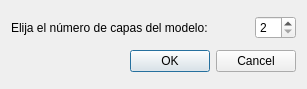
<?xml version="1.0" encoding="UTF-8"?>
<ui version="4.0">
 <class>NewCustomModelDialog</class>
 <widget class="QDialog" name="NewCustomModelDialog">
  <property name="geometry">
   <rect>
    <x>0</x>
    <y>0</y>
    <width>307</width>
    <height>89</height>
   </rect>
  </property>
  <property name="windowTitle">
   <string>Nuevo modelo</string>
  </property>
  <layout class="QVBoxLayout" name="verticalLayout">
   <item>
    <layout class="QHBoxLayout" name="horizontalLayout">
     <item>
      <widget class="QLabel" name="labelNumberOfBeds">
       <property name="text">
        <string>Elija el número de capas del modelo:</string>
       </property>
      </widget>
     </item>
     <item>
      <spacer name="horizontalSpacer">
       <property name="orientation">
        <enum>Qt::Horizontal</enum>
       </property>
       <property name="sizeHint" stdset="0">
        <size>
         <width>40</width>
         <height>20</height>
        </size>
       </property>
      </spacer>
     </item>
     <item>
      <widget class="QSpinBox" name="spinBoxNumberOfBeds">
       <property name="minimum">
        <number>2</number>
       </property>
      </widget>
     </item>
    </layout>
   </item>
   <item>
    <widget class="QDialogButtonBox" name="buttonBox">
     <property name="orientation">
      <enum>Qt::Horizontal</enum>
     </property>
     <property name="standardButtons">
      <set>QDialogButtonBox::Cancel|QDialogButtonBox::Ok</set>
     </property>
    </widget>
   </item>
  </layout>
 </widget>
 <resources/>
 <connections>
  <connection>
   <sender>buttonBox</sender>
   <signal>accepted()</signal>
   <receiver>NewCustomModelDialog</receiver>
   <slot>accept()</slot>
   <hints>
    <hint type="sourcelabel">
     <x>227</x>
     <y>73</y>
    </hint>
    <hint type="destinationlabel">
     <x>157</x>
     <y>88</y>
    </hint>
   </hints>
  </connection>
  <connection>
   <sender>buttonBox</sender>
   <signal>rejected()</signal>
   <receiver>NewCustomModelDialog</receiver>
   <slot>reject()</slot>
   <hints>
    <hint type="sourcelabel">
     <x>295</x>
     <y>79</y>
    </hint>
    <hint type="destinationlabel">
     <x>286</x>
     <y>88</y>
    </hint>
   </hints>
  </connection>
 </connections>
</ui>
